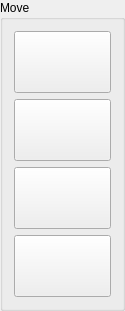
<?xml version="1.0" encoding="UTF-8"?>
<ui version="4.0">
 <class>MainMenu::CTableMoving</class>
 <widget class="QGroupBox" name="MainMenu::CTableMoving">
  <property name="geometry">
   <rect>
    <x>0</x>
    <y>0</y>
    <width>125</width>
    <height>306</height>
   </rect>
  </property>
  <property name="title">
   <string>Move</string>
  </property>
  <layout class="QVBoxLayout" name="verticalLayout">
   <item>
    <widget class="QPushButton" name="beginButton">
     <property name="minimumSize">
      <size>
       <width>0</width>
       <height>62</height>
      </size>
     </property>
     <property name="icon">
      <iconset resource="../Resource/MainMenu.qrc">
       <normaloff>:/Large/Icons/Move/Icon_Move_Up_End.png</normaloff>:/Large/Icons/Move/Icon_Move_Up_End.png</iconset>
     </property>
     <property name="iconSize">
      <size>
       <width>71</width>
       <height>62</height>
      </size>
     </property>
    </widget>
   </item>
   <item>
    <widget class="QPushButton" name="upButton">
     <property name="minimumSize">
      <size>
       <width>0</width>
       <height>62</height>
      </size>
     </property>
     <property name="icon">
      <iconset resource="../Resource/MainMenu.qrc">
       <normaloff>:/Large/Icons/Move/Icon_Move_Up.png</normaloff>:/Large/Icons/Move/Icon_Move_Up.png</iconset>
     </property>
     <property name="iconSize">
      <size>
       <width>71</width>
       <height>62</height>
      </size>
     </property>
    </widget>
   </item>
   <item>
    <widget class="QPushButton" name="downButton">
     <property name="minimumSize">
      <size>
       <width>0</width>
       <height>62</height>
      </size>
     </property>
     <property name="icon">
      <iconset resource="../Resource/MainMenu.qrc">
       <normaloff>:/Large/Icons/Move/Icon_Move_Down.png</normaloff>:/Large/Icons/Move/Icon_Move_Down.png</iconset>
     </property>
     <property name="iconSize">
      <size>
       <width>71</width>
       <height>62</height>
      </size>
     </property>
    </widget>
   </item>
   <item>
    <widget class="QPushButton" name="endButton">
     <property name="minimumSize">
      <size>
       <width>0</width>
       <height>62</height>
      </size>
     </property>
     <property name="icon">
      <iconset resource="../Resource/MainMenu.qrc">
       <normaloff>:/Large/Icons/Move/Icon_Move_Down_End.png</normaloff>:/Large/Icons/Move/Icon_Move_Down_End.png</iconset>
     </property>
     <property name="iconSize">
      <size>
       <width>71</width>
       <height>62</height>
      </size>
     </property>
    </widget>
   </item>
  </layout>
 </widget>
 <resources>
  <include location="../Resource/MainMenu.qrc"/>
 </resources>
 <connections/>
</ui>
